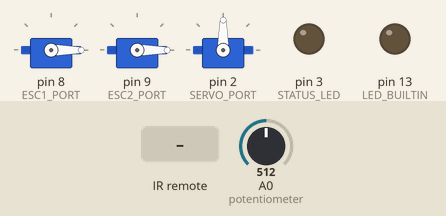
Bench run of a sketch on a simulated Arduino Uno, built with avr-gcc and run on an emulated ATmega328P. Parts: 3 × servo, output pins drawn as LEDs (lit = HIGH). Inputs (shaded band) come from the test bench; at power-on: A0 (potentiometer) = 512.

Above: at 1.2 s.
1.3 s: infrared code 0xA32AB931 received
At 2.7 s:
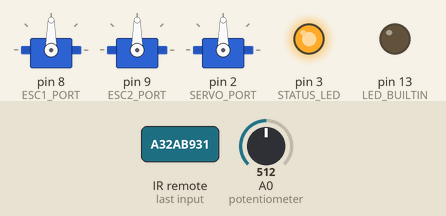
3.0 s: A0 (potentiometer) set to 716
At 3.4 s:
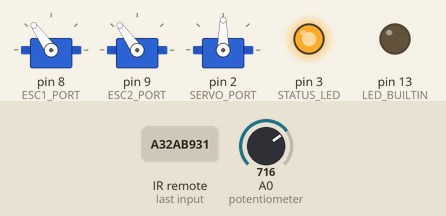
4.5 s: infrared code 0xE0984BB6 received
At 4.62 s:
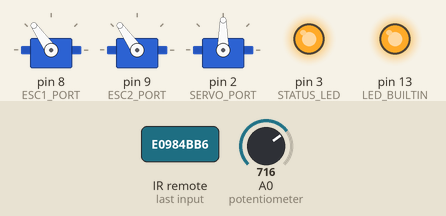
7.5 s: A0 (potentiometer) set to 900
At 7.65 s:
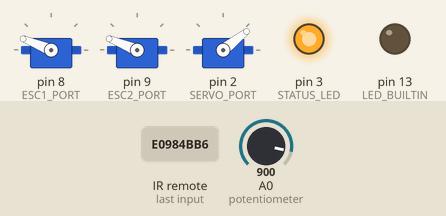
10.5 s: A0 (potentiometer) set to 1023
At 10.68 s:
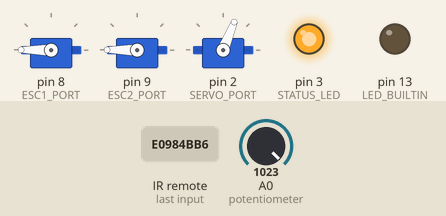
13.5 s: A0 (potentiometer) set to 511
At 14.12 s:
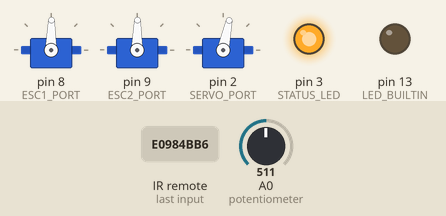
Timing chart, 0 to 17.5 s (numbered marks = the images above; inputs shaded):
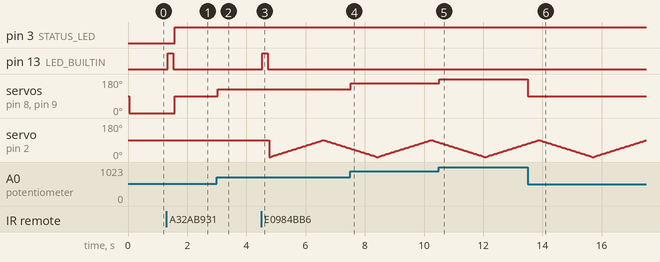

The sketch:

pingpong_robot.ino
```cpp
#include <IRremote.h>
#include <Servo.h>

#define LASKO_ONOFF 0xA32AB931
#define LASKO_TIMER 0x143226DB
#define LASKO_ROTATION 0xE0984BB6
#define LASKO_MINUS 0x1D2FEFF6
#define LASKO_HIGHLOW 0x371A3C86
#define LASKO_ECO 0x4EA240AE
#define LASKO_PLUS 0x39D41DC6

//
#define ESC1_PORT 8
#define ESC2_PORT 9
#define SERVO_PORT 2
#define STATUS_LED 3

#define SERVO_MAX_ANGLE 90

Servo ESC1;     // create servo object to control the ESC1 - Upper motor
Servo ESC2;     // create servo object to control the ESC2 - Lower motor
Servo SERVO;   // direction

// Setup IR receiver
int RECV_PIN = 5; // IR Receiver - Arduino Digital Pin Number 5
IRrecv irrecv(RECV_PIN);

decode_results results;

// on/off state
bool isOn = false;

// rotation;
bool isRotation = false;
bool isMovingRight = false;
int rotVal = 0; // this rotation will run from 0 to 180, then bonce back to 0

int potValue;  // value from the analog pin

void setup()
{
  // Setup serial output
  Serial.begin(9600);
  irrecv.enableIRIn();

  // Setup LED
  pinMode(LED_BUILTIN, OUTPUT);
  pinMode(STATUS_LED, OUTPUT);

  // Setup ESC
  ESC1.attach(ESC1_PORT,1000,2000); // (pin, min pulse width, max pulse width in microseconds)
  ESC2.attach(ESC2_PORT,1000,2000); // (pin, min pulse width, max pulse width in microseconds)

  SERVO.attach(SERVO_PORT);
}

void loop() {
  if (irrecv.decode(&results)) {
    if (results.value == LASKO_ONOFF) {
        blinkLed();
        isOn = !isOn;
    }else if (results.value == LASKO_ROTATION) {
        blinkLed();
        isRotation = !isRotation;
    }
    irrecv.resume();
  }

  delay(40);

  /// MOTOR DRIVER
  potValue = analogRead(A0);   // reads the value of the potentiometer (value between 0 and 1023)
  potValue = map(potValue, 0, 1023, 0, 180);   // scale it to use it with the servo library (value between 0 and 180)

  if (isOn){
    ESC1.write(potValue);    // Send the signal to the ESC1
    ESC2.write(potValue);    // Send the signal to the ESC2

    // Turn on the green led
    digitalWrite(STATUS_LED, HIGH);
  }else{
    ESC1.write(0);
    ESC2.write(0);
    digitalWrite(STATUS_LED, LOW);
  }

  if (isRotation){
    if (isMovingRight){
      rotVal = rotVal + 2;
    }else{
      rotVal = rotVal - 2;
    }

    if (rotVal <= 0){
      rotVal = 0;
      isMovingRight = true;
    }

    if (rotVal >= SERVO_MAX_ANGLE){
      rotVal = SERVO_MAX_ANGLE;
      isMovingRight = false;
    }

    SERVO.write(rotVal);
  }else{
    SERVO.write(SERVO_MAX_ANGLE);
    isMovingRight = false;
  }
}

void blinkLed(){
  digitalWrite(LED_BUILTIN, HIGH);   // turn the LED on (HIGH is the voltage level)
  delay(200);
  digitalWrite(LED_BUILTIN, LOW);   // turn the LED on (HIGH is the voltage level)
}
```

Measured:
- after the input at 1.3 s, pin 3 (STATUS_LED): LOW → HIGH after 0.28 s; pin 13 (LED_BUILTIN): LOW → HIGH at once, → LOW 0.20 s later; servo on pin 8 (ESC1_PORT), servo on pin 9 (ESC2_PORT): 0° → 90° after 0.28 s
- after the input at 3.0 s, servo on pin 8 (ESC1_PORT), servo on pin 9 (ESC2_PORT): 90° → 125° at once
- after the input at 4.5 s, pin 13 (LED_BUILTIN): LOW → HIGH at once, → LOW 0.20 s later
- after the input at 7.5 s, servo on pin 8 (ESC1_PORT), servo on pin 9 (ESC2_PORT): 125° → 158° at once
- after the input at 10.5 s, servo on pin 8 (ESC1_PORT), servo on pin 9 (ESC2_PORT): 158° → 180° at once
- after the input at 13.5 s, servo on pin 8 (ESC1_PORT), servo on pin 9 (ESC2_PORT): 180° → 89° at once
